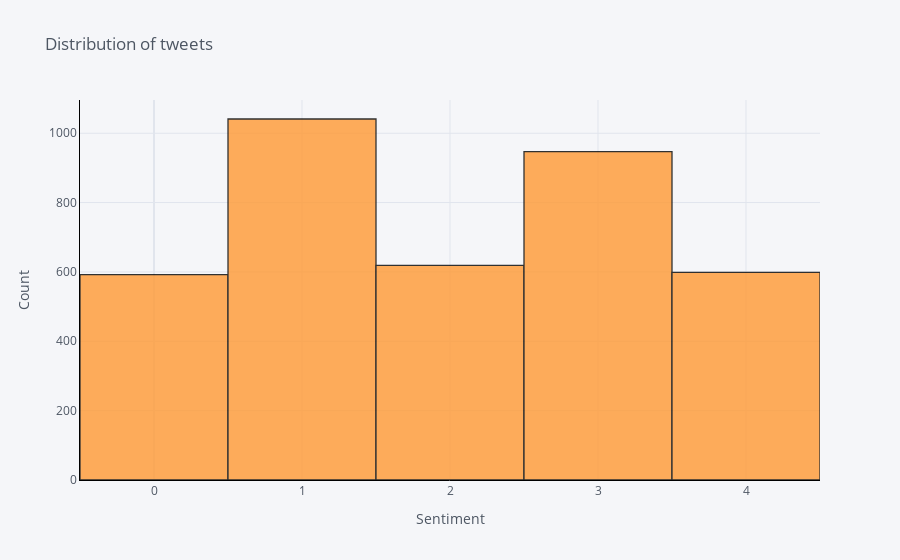

This figure's notebook cell:
### Code cell
corona_df['Sentiment'].iplot(kind='hist',xTitle='Sentiment',yTitle='Count',linecolor='black',title='Distribution of tweets')

### Figure 1 — Plotly figure (JSON) as saved in the notebook; plotly's stock layout.template omitted (floating-point values rounded to 4 significant figures; data arrays with more than 128 entries replaced by an {"elided": "..."} marker saying what was removed)
{"data": [{"histfunc": "count", "histnorm": "", "marker": {"color": "rgba(255, 153, 51, 1.0)", "line": {"color": "#000000", "width": 1.3}}, "name": "Sentiment", "opacity": 0.8, "orientation": "v", "type": "histogram", "x": {"elided": "3798 int values"}}], "layout": {"barmode": "overlay", "legend": {"bgcolor": "#F5F6F9", "font": {"color": "#4D5663"}}, "paper_bgcolor": "#F5F6F9", "plot_bgcolor": "#F5F6F9", "title": {"font": {"color": "#4D5663"}, "text": "Distribution of tweets"}, "xaxis": {"gridcolor": "#E1E5ED", "linecolor": "black", "showgrid": true, "tickfont": {"color": "#4D5663"}, "title": {"font": {"color": "#4D5663"}, "text": "Sentiment"}, "zerolinecolor": "#E1E5ED", "type": "linear", "range": [-0.5, 4.5], "autorange": true}, "yaxis": {"gridcolor": "#E1E5ED", "linecolor": "black", "showgrid": true, "tickfont": {"color": "#4D5663"}, "title": {"font": {"color": "#4D5663"}, "text": "Count"}, "zerolinecolor": "#E1E5ED", "range": [0, 1096.0], "autorange": true}, "autosize": true}}
